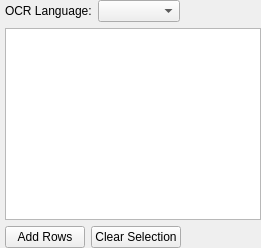
     <widget class="QWidget" name="tabReplace">
      <layout class="QGridLayout" name="gridLayout_7">
       <property name="leftMargin">
        <number>5</number>
       </property>
       <property name="topMargin">
        <number>0</number>
       </property>
       <property name="rightMargin">
        <number>0</number>
       </property>
       <property name="bottomMargin">
        <number>0</number>
       </property>
       <item row="1" column="0">
        <widget class="QTableWidget" name="tableWidgetReplace">
         <property name="alternatingRowColors">
          <bool>true</bool>
         </property>
         <property name="verticalScrollMode">
          <enum>QAbstractItemView::ScrollPerPixel</enum>
         </property>
         <attribute name="horizontalHeaderCascadingSectionResizes">
          <bool>true</bool>
         </attribute>
         <attribute name="horizontalHeaderDefaultSectionSize">
          <number>115</number>
         </attribute>
         <attribute name="horizontalHeaderHighlightSections">
          <bool>false</bool>
         </attribute>
         <attribute name="horizontalHeaderStretchLastSection">
          <bool>true</bool>
         </attribute>
         <attribute name="verticalHeaderVisible">
          <bool>false</bool>
         </attribute>
         <attribute name="verticalHeaderCascadingSectionResizes">
          <bool>true</bool>
         </attribute>
         <attribute name="verticalHeaderDefaultSectionSize">
          <number>21</number>
         </attribute>
        </widget>
       </item>
       <item row="0" column="0">
        <layout class="QHBoxLayout" name="horizontalLayout_4">
         <item>
          <widget class="QLabel" name="labelReplaceLanguage">
           <property name="toolTip">
            <string>&lt;html&gt;&lt;head/&gt;&lt;body&gt;&lt;p&gt;Specify replacement text for the selected OCR language.&lt;/p&gt;&lt;/body&gt;&lt;/html&gt;</string>
           </property>
           <property name="text">
            <string>OCR Language:</string>
           </property>
          </widget>
         </item>
         <item>
          <widget class="QComboBox" name="comboBoxReplaceLang">
           <property name="sizePolicy">
            <sizepolicy hsizetype="Expanding" vsizetype="Fixed">
             <horstretch>0</horstretch>
             <verstretch>0</verstretch>
            </sizepolicy>
           </property>
           <property name="maximumSize">
            <size>
             <width>200</width>
             <height>16777215</height>
            </size>
           </property>
          </widget>
         </item>
         <item>
          <spacer name="horizontalSpacer">
           <property name="orientation">
            <enum>Qt::Horizontal</enum>
           </property>
           <property name="sizeHint" stdset="0">
            <size>
             <width>40</width>
             <height>20</height>
            </size>
           </property>
          </spacer>
         </item>
        </layout>
       </item>
       <item row="2" column="0">
        <layout class="QHBoxLayout" name="horizontalLayout_6">
         <item>
          <widget class="QPushButton" name="pushButtonReplaceAddRows">
           <property name="text">
            <string>Add Rows</string>
           </property>
          </widget>
         </item>
         <item>
          <widget class="QPushButton" name="pushButtonReplaceClearSelection">
           <property name="text">
            <string>Clear Selection</string>
           </property>
          </widget>
         </item>
         <item>
          <spacer name="horizontalSpacer_6">
           <property name="orientation">
            <enum>Qt::Horizontal</enum>
           </property>
           <property name="sizeHint" stdset="0">
            <size>
             <width>40</width>
             <height>20</height>
            </size>
           </property>
          </spacer>
         </item>
        </layout>
       </item>
      </layout>
     </widget>
